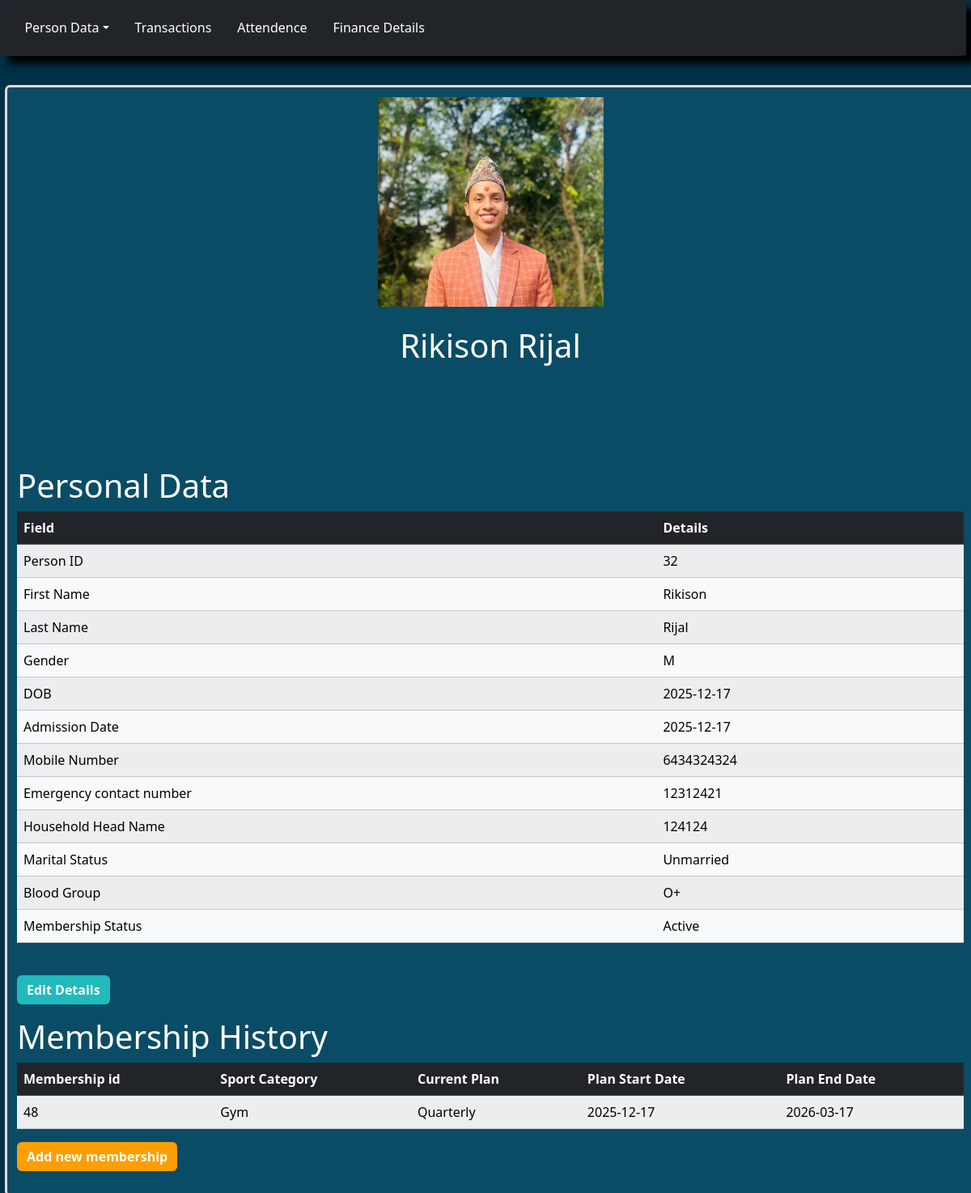
Before: /fetch_data?member_id=32 with the older database file.
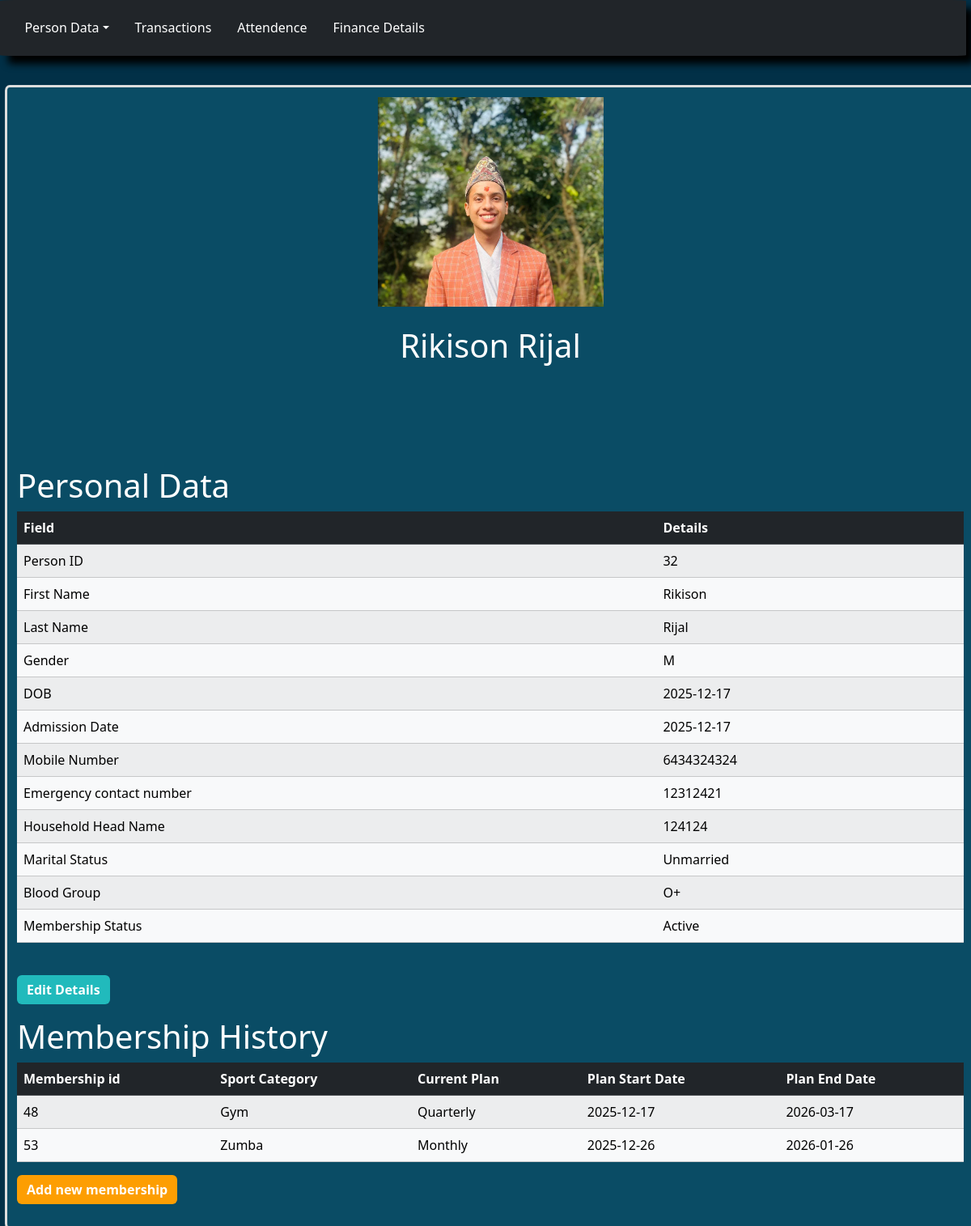
After: the same page with the newer database file.
### tables this page shows
CREATE TABLE persons(
    person_id INTEGER, /*primary key for  member*/
    first_name TEXT,
    last_name TEXT,
    photo TEXT, /* passport size photo name, which will be stored in /static/uploads */
    gender VARCHAR(1),/* M or F or O (Male, Female, Other) */
    dob DATE,
    temporary_address TEXT,
    permanent_address TEXT,
    mobile_number TEXT,
    occupation TEXT,
    emergency_number TEXT,
    married INTEGER, /* 0 for unmarried 1 for married*/
    blood_group TEXT,
    PRIMARY KEY (person_id) /* Automatically increments the id for new record in the table */
);

CREATE TABLE members(
    member_id INTEGER,
    admission_date DATE,
    household_head_first_name TEXT,
    household_head_last_name TEXT,
    FOREIGN KEY (member_id) REFERENCES persons(person_id)
    PRIMARY KEY(member_id)
);

CREATE TABLE memberships(
    membership_id INTEGER,
    sport_category TEXT,
    current_plan TEXT,
    plan_start_date DATE,
    plan_end_date DATE,
    member_id INTEGER,
    FOREIGN KEY (member_id) REFERENCES members(member_id)
    PRIMARY KEY(membership_id)
);

### app.py (the view)
@app.route("/fetch_data")
def fetch_data():
    id_in_url = request.args.get('member_id')
    details = db.execute("SELECT * FROM persons JOIN members ON persons.person_id = members.member_id WHERE persons.person_id = ?", id_in_url)[0]
    ongoing_plans = db.execute("SELECT * FROM memberships WHERE member_id = ?", id_in_url)
    plan_ongoing = False
    if(len(ongoing_plans) != 0):
        plan_ongoing = True
    return render_template("fetch_data.html", current_page="member_data", details=details, plan_ongoing=plan_ongoing, ongoing_plans=ongoing_plans)

### templates/fetch_data.html (shortened to what this page needs)
{% extends "template.html" %}
{% block body %}
    <div class="container center">
        <br>
        <img src='static/uploads/{{details["photo"]}}' class="profile_photo"/>
    </div>
    <div class="center separate">
        <h1>{{details["first_name"]}} {{details["last_name"]}}</h1>
    </div>
    <h1>Personal Data</h1>
    <table class="table table-striped">
            <thead class="table-dark">
                <tr>
                        <th>Field</th>
                        <th>Details</th>
                </tr>
            </thead>
            <tbody class="table-light">
                    <tr>
                        <td>Person ID</td>
                        <td data-id="{{details['person_id']}}" id="fetched_person_id">{{details["person_id"]}}</td>
                    </tr>
                    <tr>
                        <td>First Name</td>
                        <td>{{details["first_name"]}}</td>
                    </tr>
                    <tr>
                        <td>Last Name</td>
                        <td>{{details["last_name"]}}</td>
                    </tr>
                    <tr>
                        <td>Gender</td>
                        <td>{{details["gender"]}}</td>
                    </tr>
                    <tr>
                        <td>DOB</td>
                        <td>{{details["dob"]}}</td>
                    </tr>
                    <tr>
                        <td>Admission Date</td>
                        <td>{{details["admission_date"]}}</td>
                    </tr>
                     <tr>
                        <td>Mobile Number</td>
                        <td>{{details["mobile_number"]}}</td>
                    </tr>
                     <tr>
                        <td>Emergency contact number</td>
                        <td>{{details["emergency_number"]}}</td>
                    </tr>
                    <tr>
                        <td>Household Head Name</td>
                        <td>{{details["household_head_first_name"]}} {{details["household_head_last_name"]}}</td>
                    </tr>
                     <tr>
                        <td>Marital Status</td>
                        <td>
                            {% if details["married"] %}
                                Married
                            {% else %}
                                Unmarried
                            {% endif %}
                    </tr>
                     <tr>
                        <td>Blood Group</td>
                        <td>{{details["blood_group"]}}</td>
                    </tr>
                    <tr>
                        <td>Membership Status</td>
                        <td>{% if plan_ongoing %} Active {% else %} Inactive {% endif %}</td>
                    </tr>
            </tbody>
    </table>
<br>
    <div id="lbl"><button class="btn btn-primary mb-3 d-flex align-items-center gap-3"> <a href="/edit_data?member_id={{details["person_id"]}}" style="color: inherit; text-decoration: none;">Edit Details</a></button></div>
    {% if plan_ongoing %}
        <h1>Membership History</h1>
        <div>
            <table class="table table-striped">
                <thead class="table-dark">
                    <th>Membership id</th>
                    <th>Sport Category</th>
                    <th>Current Plan</th>
                    <th>Plan Start Date</th>
                    <th>Plan End Date</th>
                </thead>
                <tbody class="table-light" id="membership_list_table">
                    {% for plan in ongoing_plans %}
                    <tr>
                        <td>{{plan.membership_id}}</td>
                        <td>{{plan.sport_category}}</td>
                        <td>{{plan.current_plan}}</td>
                        <td>{{plan.plan_start_date}}</td>
                        <td>{{plan.plan_end_date}}</td>
                    </tr>
                    {% endfor %}
                </tbody>
            </table>
        </div>
    {% endif %}
    <button id="membership_renewer" class="black-button btn btn-primary mb-3 d-flex align-items-center gap-3">Add new membership</button>
{% endblock %}

### templates/template.html (shortened to what this page needs)
<!DOCTYPE html>
<html lang="en">
<head>
</head>
<body>
    <link href="https://cdn.jsdelivr.net/npm/bootstrap@5.3.8/dist/css/bootstrap.min.css" rel="stylesheet">
    <link rel="stylesheet" href="/static/main.css">
<div class="navdiv">
  <ul class="nav nav-pills">
      <li class="nav-item dropdown">
      <a class="nav-link dropdown-toggle" data-bs-toggle="dropdown" href="#" role="button" aria-haspopup="true" aria-expanded="false">Person Data</a>
    </li>
    <li class="nav-item">
      <a class="nav-link {% if current_page == 'transactions' %} active {% endif %}" href="/transactions">Transactions</a>
    </li>
    <li class="nav-item">
      <a class="nav-link {% if current_page == 'attendance' %} active {% endif %}" href="/attendance">Attendence</a>
    </li>
    <li class="nav-item">
      <a class="nav-link {% if current_page == 'finance_details' %} active {% endif %}" href="/finance_details">Finance Details</a>
    </li>
  </ul>
</div>
<div class="main">
  {% block body %}
  {% endblock %}
</div>
</body>
</html>

### static/main.css (style rules this page uses)
body { padding: 0; margin: 0; background-color: #023047; }
.profile_photo { height: 25%; width: 25%; }
.center { display: flex; align-items: center; justify-content: center; }
.separate { margin-top: 2%; margin-bottom: 10%; }
.black-button { background-color: #fd9e02 !important; border: #333; }
.navdiv { border: solid 126782; border-radius: 1.5%; margin: 0% 0.5% 3% 0%; box-shadow: 10px 10px 10px #000; background-color: #212529; padding: 1%; }
.nav li a { color: #fff; }
.main { background-color: #0A4C65; color: #fff; border: solid #ddd; border-radius: 0.5%; min-width: 100%; min-height: 100%; padding: 1%; margin: 2% 2% 2% 0.5%; box-shadow: 5px 10px 10px #045069; }
.btn-primary { background-color: #21babc; font-weight: bolder; border: #21babc; }

Changed rows visible on the page:
added memberships: membership_id "53", sport_category "Zumba", current_plan "Monthly", plan_start_date "2025-12-26", plan_end_date "2026-01-26"
